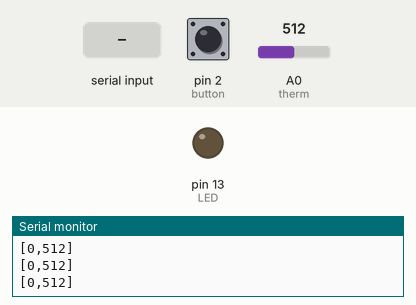
Recording of a sketch running on a simulated Arduino Uno, built with avr-gcc and run on an emulated ATmega328P. Shown: output pins drawn as LEDs (lit = HIGH), the last lines printed to the serial monitor. The inputs (shaded band) are chosen by the test bench; at power-on: pin 2 (button) LOW, A0 (therm) = 512.

Above: at 1.2 s.
1.3 s: "1" received over Serial
At 2.1 s:
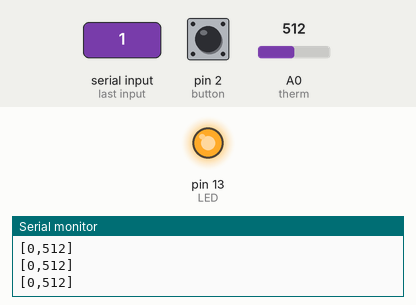
2.9 s: "0" received over Serial
At 3.4 s:
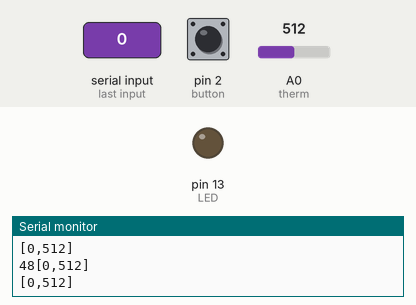
Timing chart, 0 to 5.9 s (numbered marks = the images above; inputs shaded):
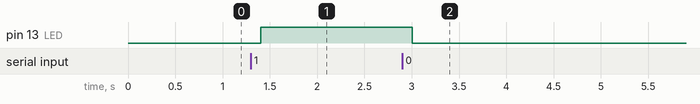

Measured:
- after the input at 1.3 s, pin 13 (LED): LOW → HIGH after 0.10 s
- after the input at 2.9 s, pin 13 (LED): HIGH → LOW after 0.11 s

The sketch:

A6_Web2.ino
```cpp
//associate the button with pin 2
const int button = 2;
//associate the thermistor sensor with analog input pin A0
const int therm = A0;
//associate the LED with digital output pin 13
const int LED = 13;

//the setup function runs once the reset is pressed or the board is powered
void setup() {

  //sets the speed of Arduino communication to 9600
  Serial.begin(9600);
  //initializes the button pin as INPUT so I can read in the values
  pinMode(button, INPUT);
  //initializes the thermistor pin as INPUT so I can read in the values
  pinMode(therm, INPUT);
  //initializes the LED as output so I can make it turn on and off
  pinMode(LED, OUTPUT);

}

//the loop function runs continously
void loop() {

  //reads in the state of the button (1 if pressed, 0 if not)
  boolean buttonState = digitalRead(button);
  //reads in the value of the thermistor sensor
  int thermValue = analogRead(therm);

  //if there's serial data
  if (Serial.available() > 0) {

    //read in the written serial data into variable
    int inByte = Serial.read();
    //print the variable to the monitor for easy debugging and confirmation
    Serial.print(inByte);
    //if the read value is 49
    //49 is "1" in ASCII and means the button is pressed
    if (inByte == 49) {
      //turns on the white LED
      digitalWrite(LED, HIGH);
    //if the read value is 48
    //49 is "0" in ASCII and means the button is not pressed
    } else if (inByte == 48) {
      //turns off the white LED
      digitalWrite(LED, LOW);
    }

 }


  //prints the start of the array for the tuple
  Serial.print("[");
  //prints the state of the button to the screen as part of the tuple
  Serial.print(buttonState);
  //a space in between two values makes a tuple
  Serial.print(",");
  //prints the thermistor value to complete the tuple of value pairs
  Serial.print(thermValue);
  //prints end of the array for the tuple
  Serial.println("]");

  //wait 200ms before reading next press or value
  delay(200);
}
```
